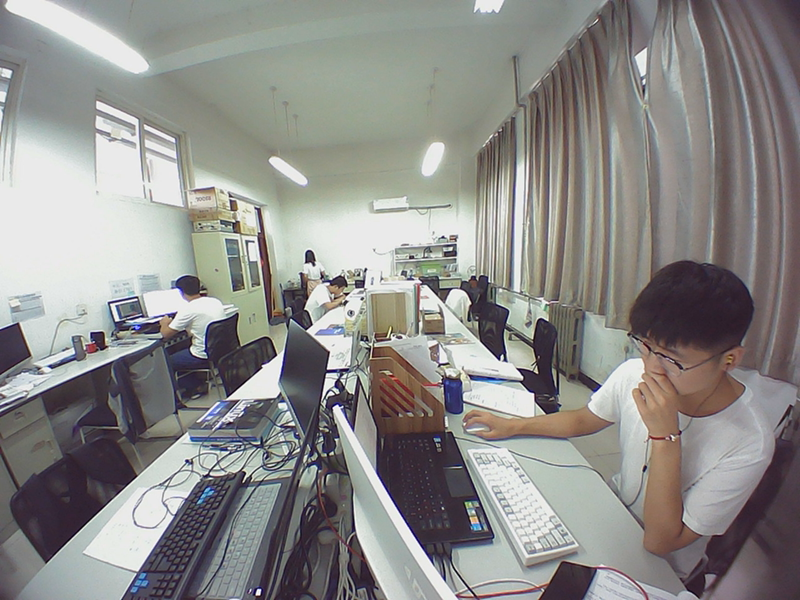
#> input picture GetTrafficParameter/GetTrafficParameter/img.bmp, 800 x 600 px, given in place of the camera
$ python test.py   (older library calls are emulated)
#> lines starting #> are read from the running program, lines starting #| are printed output that depends on the picture
#coding=gbk

import numpy as np
import cv2
#import camera_configs
import camera_configs_1 as camera_configs
#import camera_configs_2 as camera_configs
import time
import math

# 3D
from mpl_toolkits.mplot3d import axes3d
import matplotlib.pyplot as plt
from matplotlib import style

# [12 lines of commented-out code are left out]
# [34 lines left out: function axesTransfer, not called in this run]

# 获取第三个元素
def takeThird(ele):
    return ele[2]

#threeD_list = []

# 块分析 -- 5 x 5区域排序降噪
# author = "张蒙蒙"
# date = "2019/03/21"
# [126 lines left out: functions oldBlockAnalysis, oldCutBlockAnalysis, blockAnalysis, cutBlockAnalysis, plot3D, not called in this run]

# list转三维矩阵
# author = "王泽"
# date = "2019/03/23"
def list2ThreeDimension(list):
    ret = np.array(list).reshape(19200, 3, 3)
    return ret;

# 三张图片降噪
# author = "白静静"
# date = "2019/03/27"
# [112 lines left out: functions threePictureAnalysis, beforeNoiseReduction, after5X5NoiseReduction, removeInvalidPoint, cloudPoint, not called in this run]

# 自动拍照, 或手动按s拍照
AUTO = False
# 自动拍照间隔
INTERVAL = 2

counter = 0
utc = time.time()
pattern = (12, 8) # 棋盘格尺寸
# 自动
#folder = 'D:/img/img_auto/' # 拍照文件目录
# 手动
folder = 'D:/img/img_q/' # 拍照文件目录
# 单标标定左摄像头
#folder = 'D:/img/img_left/' # 拍照文件目录
# 单目标定有摄像头
#folder = 'D:/img/img_right/' # 拍照文件目录

# [6 lines left out: function shot, not called in this run]

# [6 lines of commented-out code are left out]

cv2.namedWindow("left", 0)
cv2.namedWindow("right", 0)
cv2.namedWindow("depth")
cv2.moveWindow("left", 0, 0)
#cv2.moveWindow("right", 600, 0)
#cv2.moveWindow("right", 800, 0)
cv2.moveWindow("right", 404, 0)
# [5 lines of commented-out code are left out]
cv2.resizeWindow("left", 400, 300)
cv2.resizeWindow("right", 400, 300)
cv2.createTrackbar("num", "depth", 0, 10, lambda x: None)
#cv2.createTrackbar("num", "depth", 0, 8, lambda x: None)
#cv2.createTrackbar("blockSize", "depth", 5, 255, lambda x: None)
#cv2.createTrackbar("blockSize", "depth", 10, 255, lambda x: None)
cv2.createTrackbar("blockSize", "depth", 15, 255, lambda x: None)
camera1 = cv2.VideoCapture(0)
camera2 = cv2.VideoCapture(1)

# 设置分辨率640x360
camera1.set(3, 800)
camera1.set(4, 600)
camera2.set(3, 800)
camera2.set(4, 600)
# [6 lines of commented-out code are left out]
# [5 lines left out: function callbackFunc, not called in this run]

#def pritThreeD(e, x, y, f, p):
#    print(threeD[y][x])

cv2.setMouseCallback("depth", callbackFunc, None)

cut_data_array = np.zeros((160 * 120, 3), dtype = np.int16)

while True:
    ret1, frame1 = camera1.read()
#> frame1 is the input picture: shape (600, 800, 3); mean B, G, R 137, 139.4, 140.7
    ret2, frame2 = camera2.read()
    # [21 lines of commented-out code are left out]

    if not ret1 or not ret2:
        break

    #cv2.imshow("left", frame1)
    #cv2.imshow("right", frame2)

    # 根据更正map对图片进行重构
    img1_rectified = cv2.remap(frame1, camera_configs.left_map1,
                camera_configs.left_map2, cv2.INTER_LINEAR)
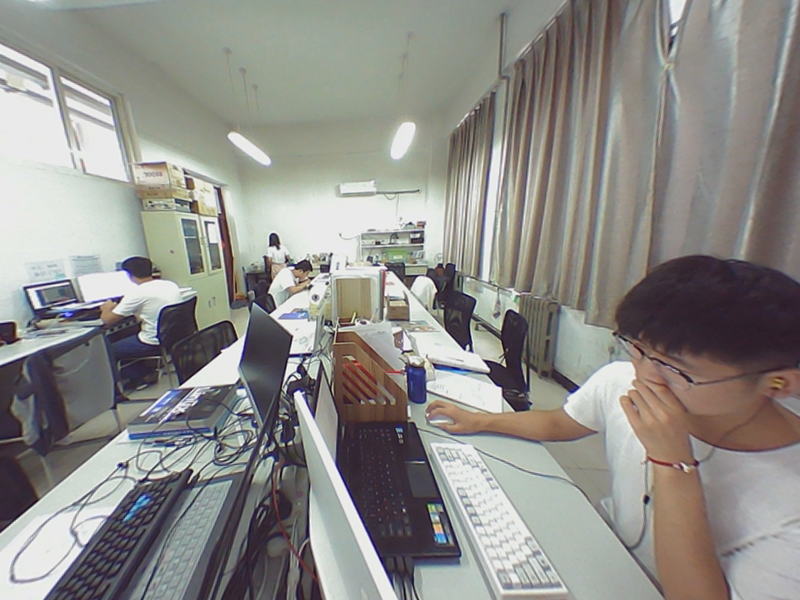
#> img1_rectified: shape (600, 800, 3); mean B, G, R 136.6, 140.5, 142.1
    img2_rectified = cv2.remap(frame2, camera_configs.right_map1,
                camera_configs.right_map2, cv2.INTER_LINEAR)
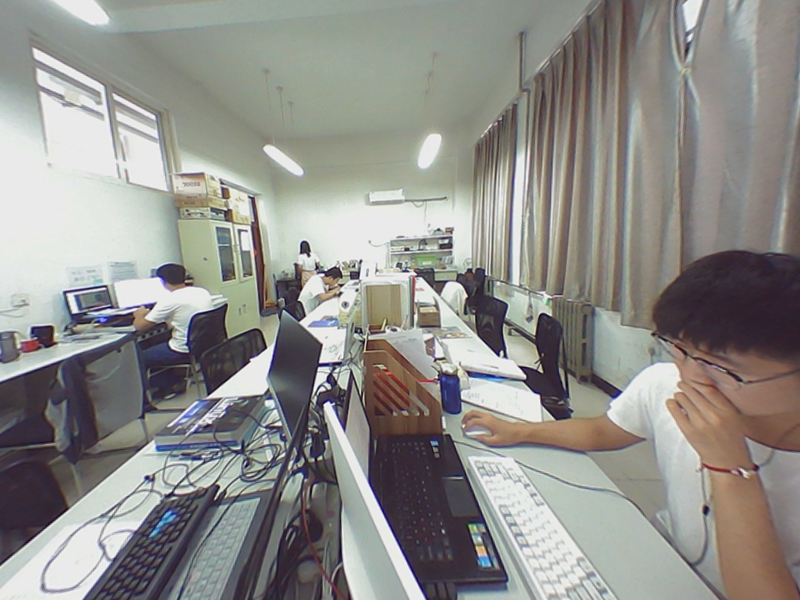
#> img2_rectified: shape (600, 800, 3); mean B, G, R 138.6, 142.4, 143.6

    # [16 lines of commented-out code are left out]
    imgL = cv2.cvtColor(img1_rectified, cv2.COLOR_BGR2GRAY)
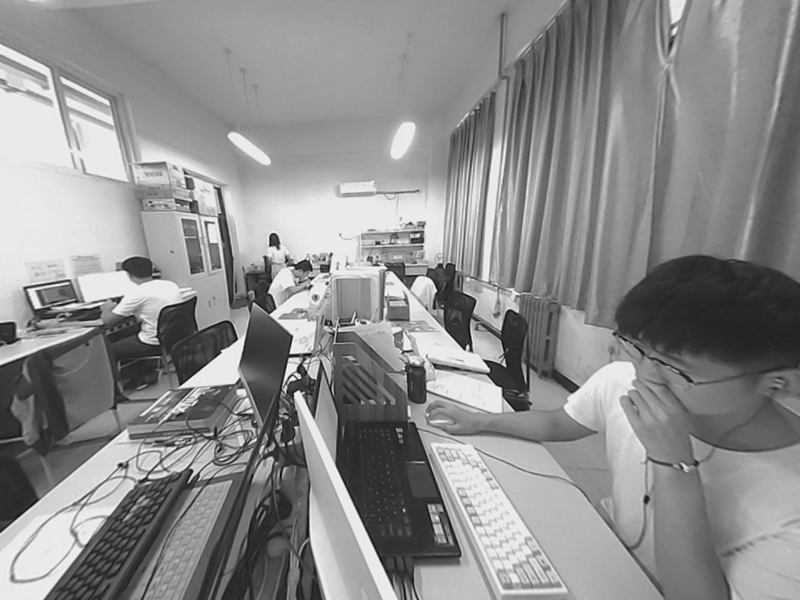
#> imgL: shape (600, 800); min 6, max 254, mean 140.5
    imgR = cv2.cvtColor(img2_rectified, cv2.COLOR_BGR2GRAY)
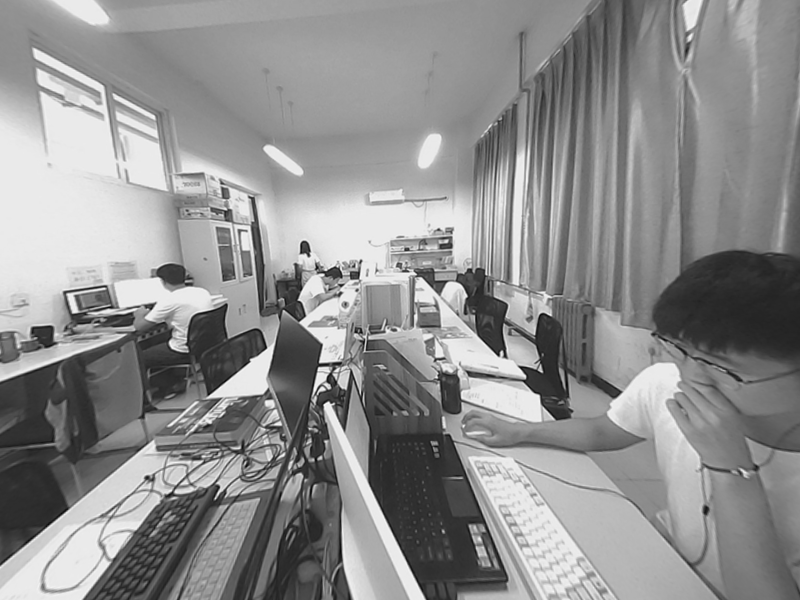
#> imgR: shape (600, 800); min 4, max 252, mean 142.4

    #cv2.imshow("left", imgL)
    #cv2.imshow("right", imgR)

    # 两个trackbar用来调节不同的参数查看效果
    num = cv2.getTrackbarPos("num", "depth")
    blockSize = cv2.getTrackbarPos("blockSize", "depth")
    if blockSize % 2 == 0:
        blockSize += 1
    if blockSize < 5:
        blockSize = 5

    # 根据Block Maching方法生成差异图（opencv里也提供了SGBM/Semi-Global Block Matching算法，有兴趣可以试试）
    stereo = cv2.StereoBM_create(numDisparities=16*num, blockSize=blockSize)
    #stereo = cv2.StereoBM_create(64, 10)
    disparity = stereo.compute(imgL, imgR)
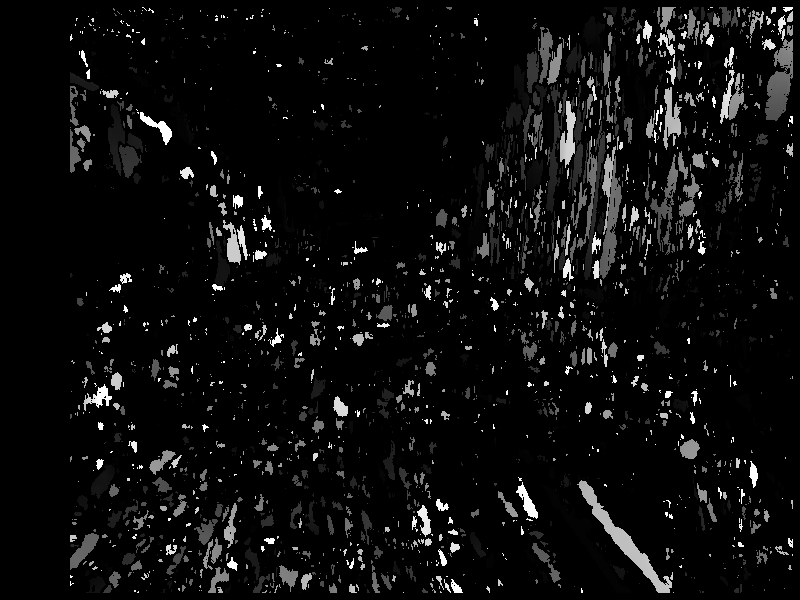
#> disparity: shape (600, 800) int16; min -16, max 1008, mean 38.8; drawn with min black and max white

    disp = cv2.normalize(disparity, disparity, alpha=0, beta=255, norm_type=cv2.NORM_MINMAX, dtype=cv2.CV_8U)
    # 将图片扩展至3d空间中，其z方向的值则为当前的距离
    threeD = cv2.reprojectImageTo3D(disparity.astype(np.float32)/16., camera_configs.Q)
#> threeD: shape (600, 800, 3) float32; 1.14% of the values are NaN or infinite; the others: min -19978.5, max 28138.6, mean -3319.8

    # [235 lines of commented-out code are left out]

    cv2.imshow("left", img1_rectified)
    cv2.imshow("right", img2_rectified)
    #disp = disp[20 : 340, 80 : 620]
    cv2.imshow("depth", disp)

    # [9 lines of commented-out code are left out]
    key = cv2.waitKey(1)
#> (key q is pressed here)
    if key == ord('q'):
        break
    elif key == ord('s'):
        # [50 lines of commented-out code are left out]

        shot("left", frame1)
        shot("right", frame2)
        counter += 1

    key = cv2.waitKey(1)
    if key == ord("q"):
        break
    elif key == ord("s"):
        cv2.imwrite("./snapshot/BM_left.jpg", imgL)
        cv2.imwrite("./snapshot/BM_right.jpg", imgR)
        cv2.imwrite("./snapshot/BM_depth.jpg", disp)

camera1.release()
camera2.release()
cv2.destroyAllWindows()
